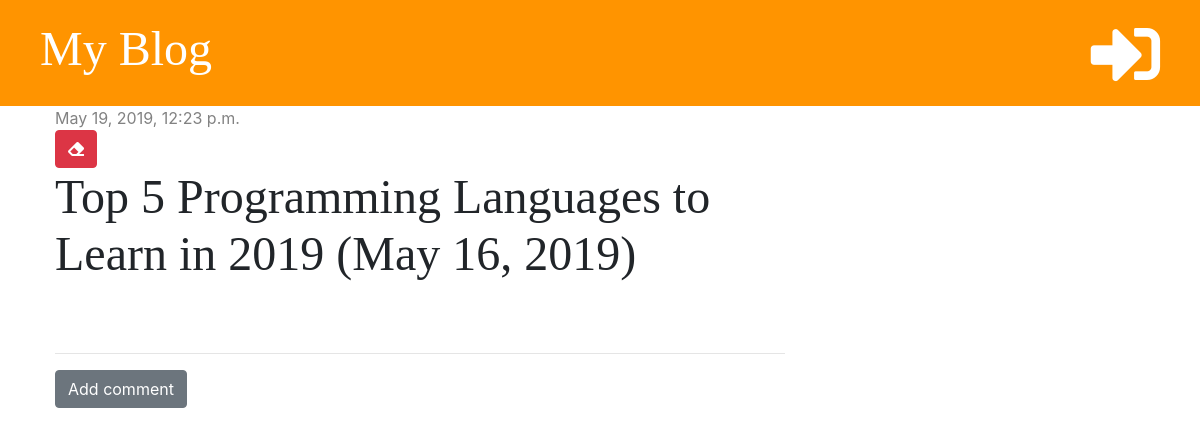
The app's page /post/2/, older data.
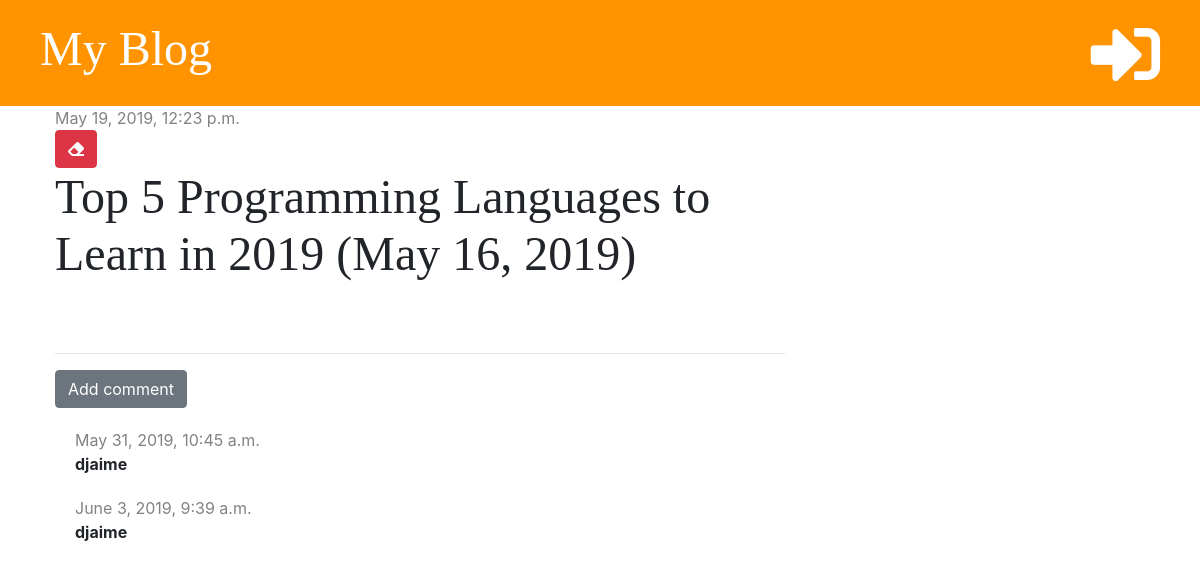
The same page, newer data.
### blog/models.py (models this page shows, shortened)
class Comment(models.Model):
    post = models.ForeignKey('blog.Post', on_delete=models.CASCADE, related_name='comments')
    author = models.CharField(max_length=200)
    text = models.TextField()
    created_date = models.DateTimeField(default=timezone.now)
    approved = models.BooleanField(default=False)

### blog/views.py (the view)
# urls.py: path('post/<int:pk>/', views.post_detail, name='post_detail'),
def post_detail(request, pk):
    post = get_object_or_404(Post, pk=pk)
    stuff_for_frontend = {'post': post}
    return render(request, 'blog/post_detail.html', stuff_for_frontend)

### blog/templatetags/markdownify.py (called while the page is built)
@register.filter
def markdown(value):
    renderer = HighlightRenderer()
    markdown = mistune.Markdown(renderer=renderer)
    return markdown(value)

### blog/templates/blog/post_detail.html (shortened to what this page needs)
{% extends 'blog/base.html'%}
{% load markdownify %}
{% block content %}
    <div class="post">
        {% if post.published_date %}
            <div class="date">
                {{ post.published_date }}
            </div>
            {% else %}
            <a href="{% url 'post_publish' pk=post.pk %}" class="btn btn-primary">Publish</a>
        {% endif %}
        <a href="{% url 'post_delete' pk=post.pk %}" class="btn btn-danger"
           onclick="return confirm('Are you sure you want to delete this post?')">
            <i class="fas fa-eraser"></i>
        </a>
        <h1>{{ post.title }}</h1>
    </div>
    <hr>
    <a href="{% url 'add_comment_to_post' pk=post.pk %}" class="btn btn-secondary">Add comment</a>
    {% for comment in post.comments.all %}
        {% if user.is_authenticated or comment.approved %}
        <div class="comment">
            <div class="date">
                {{ comment.created_date }}
            </div>
            <strong>{{ comment.author }}</strong>
        </div>
        {% endif %}
    {% empty %}
        <p>No comments yet...</p>
    {% endfor %}
{% endblock %}

Row changes from the older to the newer data that the page shows:
now on this page (row edited): Comment: created_date "May 31, 2019, 10:45 a.m.", author "djaime"
now on this page (row edited): Comment: created_date "June 3, 2019, 9:39 a.m.", author "djaime"
